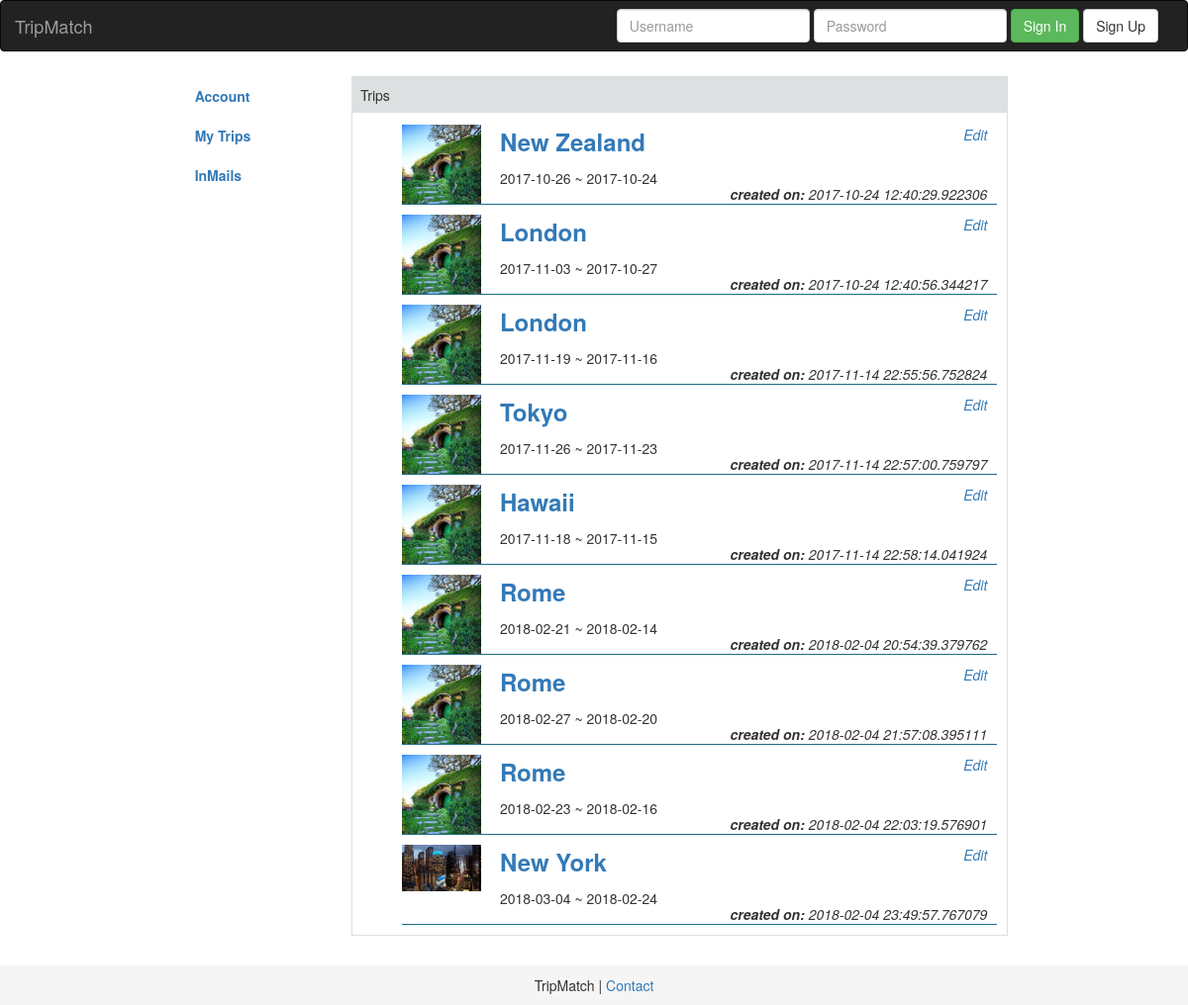
Page /manage/trips (signed in) on the committed database.
### tripmatch/model/tripmatch_model.py (models this page shows, shortened)
class TripDetails(Base):
    __tablename__ = 'trip_details'
    id = Column(Integer, primary_key=True)
    user_id = Column(Integer, ForeignKey('users.id'))
    destination_id = Column(Integer, ForeignKey('destinations.id'))
    duration = Column(String, nullable=True)
    date_start = Column(String, nullable=False)
    companions = Column(Integer, nullable=False)
    city_takeoff = Column(String, nullable=True)
    expected_group_size = Column(Integer, nullable=True)
    notes = Column(String, nullable=True)
    date_create = Column(String, nullable=False)
    contact = Column(String, nullable=True)
    img_name = Column(String, nullable=True)
    users = relationship('Users', back_populates='trip_details')
    destinations = relationship('Destinations', back_populates='trip_details')
    waitinglist = relationship('Waitinglist', back_populates='trip_details')
    def __repr__(self):
        "<TripDetails(username='%s', destination='%s', duration='%s', date_start='%s', companion='%s', city_takeoff='%s', expected_group_size='%s', notes='%s')>" \
        % (self.username, self.destination, self.duration, self.date_start, self.companions, self.city_takeoff,
           self.expected_group_size, self.notes)

class Destinations(Base):
    __tablename__ = 'destinations'
    id = Column(Integer, primary_key=True)
    destination = Column(String, nullable=False)
    trip_details = relationship('TripDetails', back_populates='destinations')

### tripmatch/trip_server.py (the view)
@app.route('/manage/trips')
def manage_trips():
    session = Session()
    trips = session.query(TripDetails).filter(TripDetails.user_id == login_session['user_id']).all()
    app.logger.info(trips)
    return render_template('manage_trips.html', trips=trips)

### tripmatch/trip_server.py (called while the page is built)
@app.context_processor
def utility_processor():
    def calc_date_end(start_date, duration):
        return (datetime.strptime(start_date, '%Y-%m-%d') + timedelta(int(duration))).strftime('%Y-%m-%d')
    return dict(calc_date_end=calc_date_end)

### tripmatch/templates/manage_trips.html
{% extends 'manage.html' %}
{% block manage_content %}
  <div class="container">
    <div class="row manage-main">
      {% include 'manage_sidebar.html' %}
      <div class="manage_trips col-md-8 col-sm-8">
        <div class="panel-box">
          <div class="panel-header">
            Trips
          </div>
          <ul class="manamge_trips_list">
            {% for trip in trips %}
              <li>
                <div class="trip-row">
                  <div class="crop trip-row-thumbnails">
                    {% if trip.img_name %}
                      <img src="{{ url_for('static', filename='user_uploaded_photos/' + trip.img_name) }}"
                           class="trip-thumbs">
                    {% else %}
                      <img src="{{ url_for('static', filename='NZ.jpg') }}" class="trip-thumbs">
                    {% endif %}
                  </div>
                  <div class="trip-row-content">
                    <div class="trip-row-titles">
                      <p style="font-size: x-large;">
                        <a href="{{ url_for('display_trip', trip_id=trip.id) }}"><b>{{ trip.destinations.destination }}</b></a>
                      </p>
                      <p>{{ calc_date_end(trip.date_start, trip.duration) }} ~ {{ trip.date_start }}</p>
                    </div>
                  </div>
                  <div class="rb"><b>created on:</b> {{ trip.date_create }}</div>
                  <div class="rt"><i><a href="{{ url_for('edit_trip', trip_id=trip.id) }}">Edit</a></i></div>
                </div>
              </li>
            {% endfor %}
          </ul>
        </div>
      </div>
    </div>
  </div>
{% endblock %}

### tripmatch/templates/manage.html (shortened to what this page needs)
<!DOCTYPE html>
<html lang="zh-CN">
<head>
    <link rel="stylesheet" href="{{url_for('static', filename='css/bootstrap3/css/bootstrap.css')}}">
    <link rel="stylesheet" href="{{url_for('static', filename='css/style.css')}}">
    <link rel="stylesheet" href="{{ url_for('static', filename='css/manage.css') }}">
</head>
<body>
    <div id="wrapper">
        {% if login_status %}
        {% include "nav_loggedin.html" %}
        {% else %}
        {% include "nav.html" %}
        {% endif %}
        {% block manage_content %}
        {% endblock %}
    </div>
    {% include "footer.html" %}
</body>
</html>

### tripmatch/templates/nav.html
{% block nav %}
<nav class="navbar navbar-inverse">
    <div class="container">
        <div class="row">
            <div class="navbar-header">
            <a class="navbar-brand" href="/">TripMatch</a>
            </div>
            <div id="navbar" class="navbar-collapse">
            <form action="{{url_for('login')}}" class="navbar-form navbar-right" method="post">
            <div class="form-group">
            <input type="text" name="username" placeholder="Username" class="form-control">
            </div>
            <div class="form-group">
            <input type="password" name="password" placeholder="Password" class="form-control">
            </div>
            <button type="submit" class="btn btn-success">Sign In</button>
            <a href="{{url_for('register')}}" class="btn btn-default">Sign Up</a>
            </form>
            </div>
        </div>
    </div>
</nav>
{% endblock %}

### tripmatch/templates/manage_sidebar.html
{% block sidebar %}
  <div class="col-md-2 col-sm-2 col-md-offset-1 col-sm-offset-1 sidebar">
    <ul class="nav nav-sidebar">
      <li><a href="{{url_for('manage_profile')}}"><b>Account</b></a></li>
      <li><a href="{{url_for('manage_trips')}}"><b>My Trips</b></a></li>
      <li><a href="{{url_for('manage_inbox')}}"><b>InMails</b></a></li>
    </ul>
  </div>
{% endblock %}

### tripmatch/templates/footer.html
{% block footer %}
<footer class="footer">
  <div style="text-align:center">
      <p>TripMatch | <a href="mailto:caveman2015@qq.com">Contact</a>
  </div>
</footer>
{% endblock%}

### tripmatch/static/css/style.css (style rules this page uses)
#wrapper { min-height: 100%; height: auto !important; margin-bottom: -40px; }
#wrapper:after { content: ""; display: block; height: 50px; }
.navbar { margin-bottom: 0px; }
.footer { position: relative; bottom: 0; padding-top: 10px; width: 100%; height: 40px; background-color: #f5f5f5; }

### tripmatch/static/css/manage.css (style rules this page uses)
li { list-style-type: none; }
.manage-main { margin-top: 25px; margin-left: 50px; margin-right: 50px; }
.panel-box { border: 1px solid rgb(220, 224, 224); margin-bottom: 20px; }
.panel-header { background-color: rgb(220,224,224); margin-bottom: 12px; padding: 8px; }
.crop { width: 80px; height: 80px; overflow: hidden; }
.crop img { width: 80px; }
.trip-row { position: relative; margin: 10px; border-bottom: 1px solid #1b6d85; }
.trip-row-thumbnails { display: inline-block; vertical-align: middle; }
.trip-row-content { display: inline-block; margin-left: 15px; vertical-align: top; }
.rb { position: absolute; right: 0; top: 60px; margin-right: 10px; font-style: italic; }
.rt { float: right; top : 0; margin-right: 10px; }

### rows in the picture
TripDetails: destinations.destination "New Zealand", date_start+duration "2017-10-26", date_start "2017-10-24", date_create "2017-10-24 12:40:29.922306"
TripDetails: destinations.destination "London", date_start+duration "2017-11-03", date_start "2017-10-27", date_create "2017-10-24 12:40:56.344217"
TripDetails: destinations.destination "London", date_start+duration "2017-11-19", date_start "2017-11-16", date_create "2017-11-14 22:55:56.752824"
TripDetails: destinations.destination "Tokyo", date_start+duration "2017-11-26", date_start "2017-11-23", date_create "2017-11-14 22:57:00.759797"
TripDetails: destinations.destination "Hawaii", date_start+duration "2017-11-18", date_start "2017-11-15", date_create "2017-11-14 22:58:14.041924"
TripDetails: destinations.destination "Rome", date_start+duration "2018-02-21", date_start "2018-02-14", date_create "2018-02-04 20:54:39.379762"
TripDetails: destinations.destination "Rome", date_start+duration "2018-02-27", date_start "2018-02-20", date_create "2018-02-04 21:57:08.395111"
TripDetails: destinations.destination "Rome", date_start+duration "2018-02-23", date_start "2018-02-16", date_create "2018-02-04 22:03:19.576901"
TripDetails: img_name (picture), destinations.destination "New York", date_start+duration "2018-03-04", date_start "2018-02-24", date_create "2018-02-04 23:49:57.767079"
